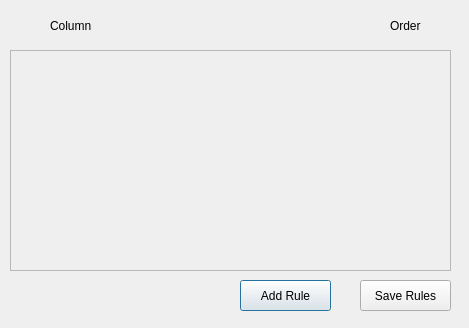
<?xml version="1.0" encoding="UTF-8"?>
<ui version="4.0">
 <class>SortRules</class>
 <widget class="QDialog" name="SortRules">
  <property name="geometry">
   <rect>
    <x>0</x>
    <y>0</y>
    <width>469</width>
    <height>328</height>
   </rect>
  </property>
  <property name="windowTitle">
   <string>Dialog</string>
  </property>
  <widget class="QPushButton" name="addRule">
   <property name="geometry">
    <rect>
     <x>240</x>
     <y>280</y>
     <width>91</width>
     <height>31</height>
    </rect>
   </property>
   <property name="text">
    <string>Add Rule</string>
   </property>
  </widget>
  <widget class="QPushButton" name="saveRules">
   <property name="geometry">
    <rect>
     <x>360</x>
     <y>280</y>
     <width>91</width>
     <height>31</height>
    </rect>
   </property>
   <property name="text">
    <string>Save Rules</string>
   </property>
  </widget>
  <widget class="QScrollArea" name="scrollArea">
   <property name="geometry">
    <rect>
     <x>10</x>
     <y>50</y>
     <width>441</width>
     <height>221</height>
    </rect>
   </property>
   <property name="widgetResizable">
    <bool>true</bool>
   </property>
   <widget class="QWidget" name="rules">
    <property name="geometry">
     <rect>
      <x>0</x>
      <y>0</y>
      <width>439</width>
      <height>219</height>
     </rect>
    </property>
    <widget class="QWidget" name="verticalLayoutWidget">
     <property name="geometry">
      <rect>
       <x>-1</x>
       <y>-1</y>
       <width>441</width>
       <height>221</height>
      </rect>
     </property>
     <layout class="QVBoxLayout" name="verticalLayout">
      <property name="topMargin">
       <number>0</number>
      </property>
      <property name="bottomMargin">
       <number>0</number>
      </property>
      <item>
       <spacer name="verticalSpacer">
        <property name="orientation">
         <enum>Qt::Vertical</enum>
        </property>
        <property name="sizeHint" stdset="0">
         <size>
          <width>20</width>
          <height>40</height>
         </size>
        </property>
       </spacer>
      </item>
     </layout>
    </widget>
   </widget>
  </widget>
  <widget class="QWidget" name="">
   <property name="geometry">
    <rect>
     <x>50</x>
     <y>10</y>
     <width>371</width>
     <height>31</height>
    </rect>
   </property>
   <layout class="QHBoxLayout" name="horizontalLayout">
    <item>
     <widget class="QLabel" name="label">
      <property name="text">
       <string>Column</string>
      </property>
     </widget>
    </item>
    <item>
     <spacer name="horizontalSpacer">
      <property name="orientation">
       <enum>Qt::Horizontal</enum>
      </property>
      <property name="sizeHint" stdset="0">
       <size>
        <width>40</width>
        <height>20</height>
       </size>
      </property>
     </spacer>
    </item>
    <item>
     <widget class="QLabel" name="label_2">
      <property name="text">
       <string>Order</string>
      </property>
     </widget>
    </item>
   </layout>
  </widget>
 </widget>
 <resources/>
 <connections/>
</ui>
